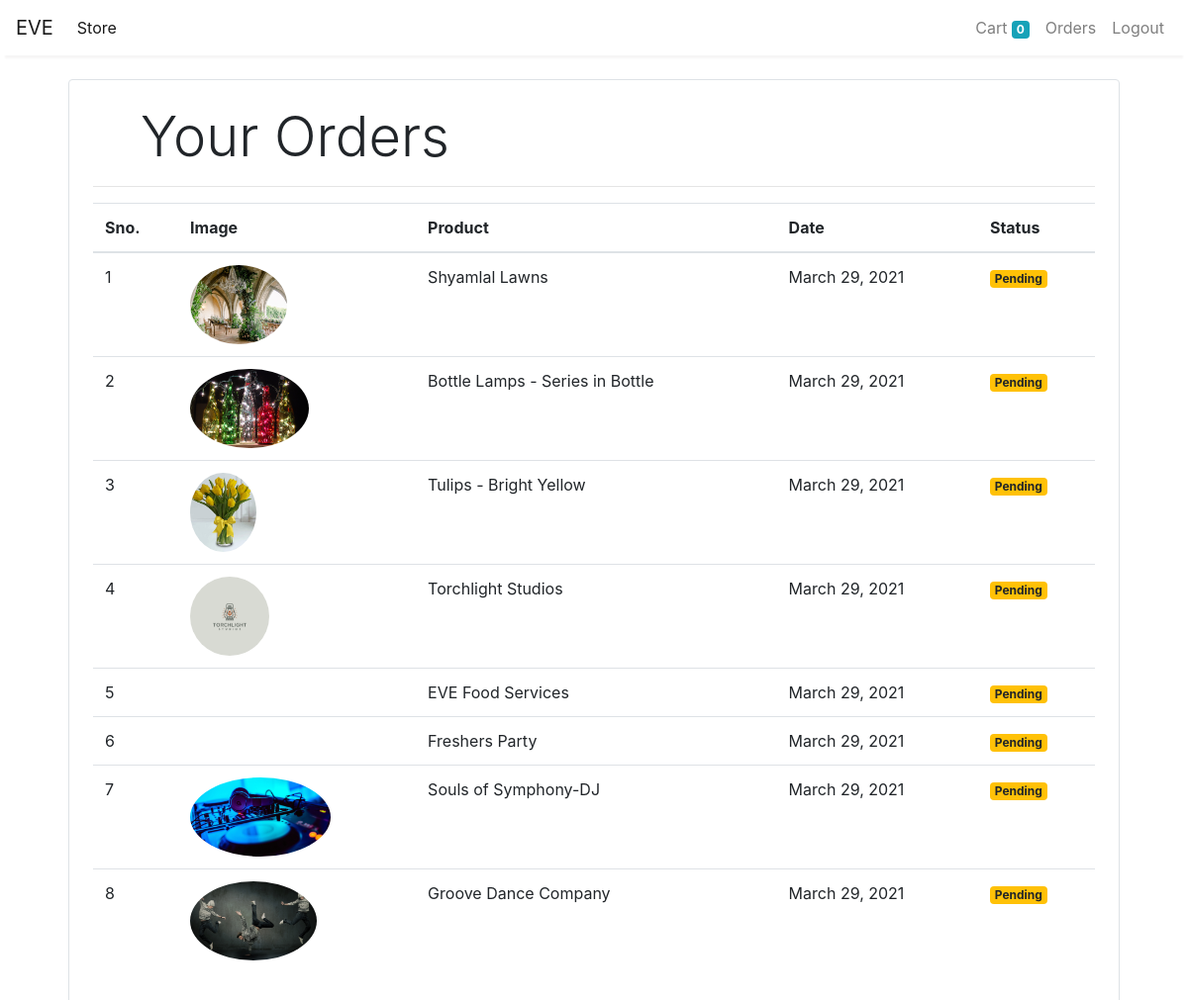
Page /orders (signed in) on the committed database.
### store/models/orders.py (models this page shows, shortened)
class Order(models.Model):
    product = models.ForeignKey(Product,
                                on_delete=models.CASCADE)
    customer = models.ForeignKey(Customer,
                                 on_delete=models.CASCADE)
    quantity = models.IntegerField(default=1)
    price = models.IntegerField()
    address = models.CharField(max_length=50, default='', blank=True)
    phone = models.CharField(max_length=50, default='', blank=True)
    date = models.DateField(default=datetime.datetime.today)
    status = models.BooleanField(default=False)
    @staticmethod
    def get_orders_by_customer(customer_id):
        return Order.objects.filter(customer=customer_id).order_by('-date')

### store/models/product.py (models this page shows, shortened)
class Product(models.Model):
    name = models.CharField(max_length=50)
    price = models.IntegerField(null = True,default=0)
    category = models.ForeignKey(Category, on_delete=models.CASCADE, default=1)
    description = models.CharField(max_length=200, default='' , null=True , blank=True)
    image = models.ImageField(upload_to='uploads/products/')

### store/middlewares/auth.py (the view)
    def middleware(request):
        print(request.session.get('customer'))
        returnUrl = request.META['PATH_INFO']
        print(request.META['PATH_INFO'])
        if not request.session.get('customer'):
           return redirect(f'login?return_url={returnUrl}')
        response = get_response(request)
        return response

### store/views/orders.py (called while the page is built)
    def get(self , request ):
        customer = request.session.get('customer')
        orders = Order.get_orders_by_customer(customer)
        print(orders)
        return render(request , 'orders.html'  , {'orders' : orders})

### store/templates/orders.html
{% extends 'base.html' %}
{% block content %}
{% load cart %}
{% load custom_filter %}
<div class="container">
   <div class="border rounded p-4 m-4">
        <p class="display-4 pl-4 ml-4">Your Orders</p>
        <hr>
        <table class="table">
            <thead>
                <tr>
                    <th>Sno.</th>
                    <th>Image</th>
                    <th>Product</th>
                    <th>Date</th>
                    <th>Status</th>
                </tr>
            </thead>
            <tbody>
                {% for order in orders %}
                <tr>
                    <td>{{forloop.counter}}</td>
                    <td><img style="height: 80px;" class="rounded-circle" src="{{order.product.image.url}}" alt=""></td>
                    <td>{{order.product.name}}</td>
                    <td>{{order.date}}</td>
                    {% if order.status %}
                    <td><small class="badge badge-success">Completed</small></td>
                    {%else%}
                    <td><small class="badge badge-warning">Pending</small></td>
                    {% endif %}
                </tr>
                {% endfor %}
            </tbody>
        </table>
   </div>
</div>
{% endblock %}

### rows in the picture
Order: product.image (picture), product.name "Shyamlal Lawns", date "March 29, 2021", status "Pending"
Order: product.image (picture), product.name "Bottle Lamps - Series in Bottle", date "March 29, 2021", status "Pending"
Order: product.image (picture), product.name "Tulips - Bright Yellow", date "March 29, 2021", status "Pending"
Order: product.image (picture), product.name "Torchlight Studios", date "March 29, 2021", status "Pending"
Order: product.name "EVE Food Services", date "March 29, 2021", status "Pending"
Order: product.name "Freshers Party", date "March 29, 2021", status "Pending"
Order: product.image (picture), product.name "Souls of Symphony-DJ", date "March 29, 2021", status "Pending"
Order: product.image (picture), product.name "Groove Dance Company", date "March 29, 2021", status "Pending"

### other values in the picture
{{ request.session.cart.keys|length }} "0"
